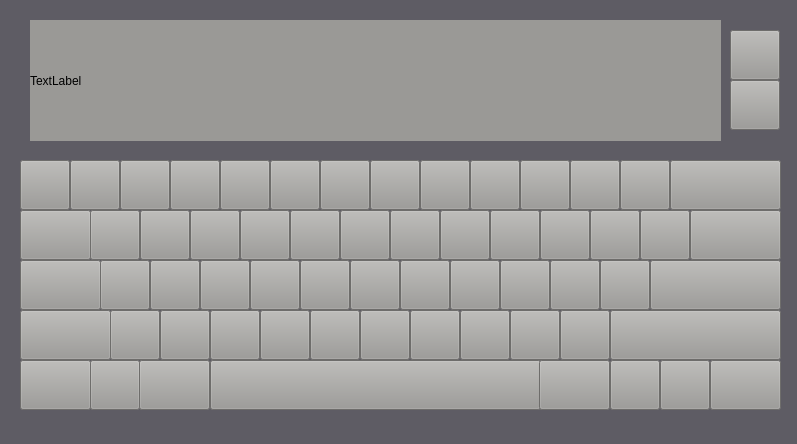
<?xml version="1.0" encoding="UTF-8"?>
<ui version="4.0">
 <class>MainWindow</class>
 <widget class="QMainWindow" name="MainWindow">
  <property name="geometry">
   <rect>
    <x>0</x>
    <y>0</y>
    <width>797</width>
    <height>444</height>
   </rect>
  </property>
  <property name="windowTitle">
   <string>MainWindow</string>
  </property>
  <property name="styleSheet">
   <string notr="true">background-color: rgb(94, 92, 100);</string>
  </property>
  <widget class="QWidget" name="centralwidget">
   <widget class="QPushButton" name="pushButton">
    <property name="geometry">
     <rect>
      <x>20</x>
      <y>160</y>
      <width>50</width>
      <height>50</height>
     </rect>
    </property>
    <property name="styleSheet">
     <string notr="true">background-color: rgb(154, 153, 150);</string>
    </property>
    <property name="text">
     <string/>
    </property>
   </widget>
   <widget class="QPushButton" name="pushButton_62">
    <property name="geometry">
     <rect>
      <x>730</x>
      <y>80</y>
      <width>50</width>
      <height>50</height>
     </rect>
    </property>
    <property name="styleSheet">
     <string notr="true">background-color: rgb(154, 153, 150);</string>
    </property>
    <property name="text">
     <string/>
    </property>
   </widget>
   <widget class="QPushButton" name="pushButton_63">
    <property name="geometry">
     <rect>
      <x>730</x>
      <y>30</y>
      <width>50</width>
      <height>50</height>
     </rect>
    </property>
    <property name="styleSheet">
     <string notr="true">background-color: rgb(154, 153, 150);</string>
    </property>
    <property name="text">
     <string/>
    </property>
   </widget>
   <widget class="QPushButton" name="pushButton_2">
    <property name="geometry">
     <rect>
      <x>70</x>
      <y>160</y>
      <width>50</width>
      <height>50</height>
     </rect>
    </property>
    <property name="styleSheet">
     <string notr="true">background-color: rgb(154, 153, 150);</string>
    </property>
    <property name="text">
     <string/>
    </property>
   </widget>
   <widget class="QPushButton" name="pushButton_3">
    <property name="geometry">
     <rect>
      <x>120</x>
      <y>160</y>
      <width>50</width>
      <height>50</height>
     </rect>
    </property>
    <property name="styleSheet">
     <string notr="true">background-color: rgb(154, 153, 150);</string>
    </property>
    <property name="text">
     <string/>
    </property>
   </widget>
   <widget class="QPushButton" name="pushButton_4">
    <property name="geometry">
     <rect>
      <x>170</x>
      <y>160</y>
      <width>50</width>
      <height>50</height>
     </rect>
    </property>
    <property name="styleSheet">
     <string notr="true">background-color: rgb(154, 153, 150);</string>
    </property>
    <property name="text">
     <string/>
    </property>
   </widget>
   <widget class="QPushButton" name="pushButton_5">
    <property name="geometry">
     <rect>
      <x>220</x>
      <y>160</y>
      <width>50</width>
      <height>50</height>
     </rect>
    </property>
    <property name="styleSheet">
     <string notr="true">background-color: rgb(154, 153, 150);</string>
    </property>
    <property name="text">
     <string/>
    </property>
   </widget>
   <widget class="QPushButton" name="pushButton_6">
    <property name="geometry">
     <rect>
      <x>320</x>
      <y>160</y>
      <width>50</width>
      <height>50</height>
     </rect>
    </property>
    <property name="styleSheet">
     <string notr="true">background-color: rgb(154, 153, 150);</string>
    </property>
    <property name="text">
     <string/>
    </property>
   </widget>
   <widget class="QPushButton" name="pushButton_7">
    <property name="geometry">
     <rect>
      <x>270</x>
      <y>160</y>
      <width>50</width>
      <height>50</height>
     </rect>
    </property>
    <property name="styleSheet">
     <string notr="true">background-color: rgb(154, 153, 150);</string>
    </property>
    <property name="text">
     <string/>
    </property>
   </widget>
   <widget class="QPushButton" name="pushButton_8">
    <property name="geometry">
     <rect>
      <x>370</x>
      <y>160</y>
      <width>50</width>
      <height>50</height>
     </rect>
    </property>
    <property name="styleSheet">
     <string notr="true">background-color: rgb(154, 153, 150);</string>
    </property>
    <property name="text">
     <string/>
    </property>
   </widget>
   <widget class="QPushButton" name="pushButton_9">
    <property name="geometry">
     <rect>
      <x>420</x>
      <y>160</y>
      <width>50</width>
      <height>50</height>
     </rect>
    </property>
    <property name="styleSheet">
     <string notr="true">background-color: rgb(154, 153, 150);</string>
    </property>
    <property name="text">
     <string/>
    </property>
   </widget>
   <widget class="QPushButton" name="pushButton_10">
    <property name="geometry">
     <rect>
      <x>670</x>
      <y>160</y>
      <width>111</width>
      <height>50</height>
     </rect>
    </property>
    <property name="styleSheet">
     <string notr="true">background-color: rgb(154, 153, 150);</string>
    </property>
    <property name="text">
     <string/>
    </property>
   </widget>
   <widget class="QPushButton" name="pushButton_11">
    <property name="geometry">
     <rect>
      <x>520</x>
      <y>160</y>
      <width>50</width>
      <height>50</height>
     </rect>
    </property>
    <property name="styleSheet">
     <string notr="true">background-color: rgb(154, 153, 150);</string>
    </property>
    <property name="text">
     <string/>
    </property>
   </widget>
   <widget class="QPushButton" name="pushButton_12">
    <property name="geometry">
     <rect>
      <x>470</x>
      <y>160</y>
      <width>50</width>
      <height>50</height>
     </rect>
    </property>
    <property name="styleSheet">
     <string notr="true">background-color: rgb(154, 153, 150);</string>
    </property>
    <property name="text">
     <string/>
    </property>
   </widget>
   <widget class="QPushButton" name="pushButton_13">
    <property name="geometry">
     <rect>
      <x>620</x>
      <y>160</y>
      <width>50</width>
      <height>50</height>
     </rect>
    </property>
    <property name="styleSheet">
     <string notr="true">background-color: rgb(154, 153, 150);</string>
    </property>
    <property name="text">
     <string/>
    </property>
   </widget>
   <widget class="QPushButton" name="pushButton_14">
    <property name="geometry">
     <rect>
      <x>570</x>
      <y>160</y>
      <width>50</width>
      <height>50</height>
     </rect>
    </property>
    <property name="styleSheet">
     <string notr="true">background-color: rgb(154, 153, 150);</string>
    </property>
    <property name="text">
     <string/>
    </property>
   </widget>
   <widget class="QPushButton" name="pushButton_15">
    <property name="geometry">
     <rect>
      <x>640</x>
      <y>210</y>
      <width>50</width>
      <height>50</height>
     </rect>
    </property>
    <property name="styleSheet">
     <string notr="true">background-color: rgb(154, 153, 150);</string>
    </property>
    <property name="text">
     <string/>
    </property>
   </widget>
   <widget class="QPushButton" name="pushButton_16">
    <property name="geometry">
     <rect>
      <x>490</x>
      <y>210</y>
      <width>50</width>
      <height>50</height>
     </rect>
    </property>
    <property name="styleSheet">
     <string notr="true">background-color: rgb(154, 153, 150);</string>
    </property>
    <property name="text">
     <string/>
    </property>
   </widget>
   <widget class="QPushButton" name="pushButton_17">
    <property name="geometry">
     <rect>
      <x>240</x>
      <y>210</y>
      <width>50</width>
      <height>50</height>
     </rect>
    </property>
    <property name="styleSheet">
     <string notr="true">background-color: rgb(154, 153, 150);</string>
    </property>
    <property name="text">
     <string/>
    </property>
   </widget>
   <widget class="QPushButton" name="pushButton_18">
    <property name="geometry">
     <rect>
      <x>690</x>
      <y>210</y>
      <width>91</width>
      <height>50</height>
     </rect>
    </property>
    <property name="styleSheet">
     <string notr="true">background-color: rgb(154, 153, 150);</string>
    </property>
    <property name="text">
     <string/>
    </property>
   </widget>
   <widget class="QPushButton" name="pushButton_19">
    <property name="geometry">
     <rect>
      <x>90</x>
      <y>210</y>
      <width>50</width>
      <height>50</height>
     </rect>
    </property>
    <property name="styleSheet">
     <string notr="true">background-color: rgb(154, 153, 150);</string>
    </property>
    <property name="text">
     <string/>
    </property>
   </widget>
   <widget class="QPushButton" name="pushButton_20">
    <property name="geometry">
     <rect>
      <x>590</x>
      <y>210</y>
      <width>50</width>
      <height>50</height>
     </rect>
    </property>
    <property name="styleSheet">
     <string notr="true">background-color: rgb(154, 153, 150);</string>
    </property>
    <property name="text">
     <string/>
    </property>
   </widget>
   <widget class="QPushButton" name="pushButton_21">
    <property name="geometry">
     <rect>
      <x>20</x>
      <y>210</y>
      <width>71</width>
      <height>50</height>
     </rect>
    </property>
    <property name="styleSheet">
     <string notr="true">background-color: rgb(154, 153, 150);</string>
    </property>
    <property name="text">
     <string/>
    </property>
   </widget>
   <widget class="QPushButton" name="pushButton_22">
    <property name="geometry">
     <rect>
      <x>390</x>
      <y>210</y>
      <width>50</width>
      <height>50</height>
     </rect>
    </property>
    <property name="styleSheet">
     <string notr="true">background-color: rgb(154, 153, 150);</string>
    </property>
    <property name="text">
     <string/>
    </property>
   </widget>
   <widget class="QPushButton" name="pushButton_23">
    <property name="geometry">
     <rect>
      <x>540</x>
      <y>210</y>
      <width>50</width>
      <height>50</height>
     </rect>
    </property>
    <property name="styleSheet">
     <string notr="true">background-color: rgb(154, 153, 150);</string>
    </property>
    <property name="text">
     <string/>
    </property>
   </widget>
   <widget class="QPushButton" name="pushButton_24">
    <property name="geometry">
     <rect>
      <x>440</x>
      <y>210</y>
      <width>50</width>
      <height>50</height>
     </rect>
    </property>
    <property name="styleSheet">
     <string notr="true">background-color: rgb(154, 153, 150);</string>
    </property>
    <property name="text">
     <string/>
    </property>
   </widget>
   <widget class="QPushButton" name="pushButton_25">
    <property name="geometry">
     <rect>
      <x>190</x>
      <y>210</y>
      <width>50</width>
      <height>50</height>
     </rect>
    </property>
    <property name="styleSheet">
     <string notr="true">background-color: rgb(154, 153, 150);</string>
    </property>
    <property name="text">
     <string/>
    </property>
   </widget>
   <widget class="QPushButton" name="pushButton_26">
    <property name="geometry">
     <rect>
      <x>140</x>
      <y>210</y>
      <width>50</width>
      <height>50</height>
     </rect>
    </property>
    <property name="styleSheet">
     <string notr="true">background-color: rgb(154, 153, 150);</string>
    </property>
    <property name="text">
     <string/>
    </property>
   </widget>
   <widget class="QPushButton" name="pushButton_27">
    <property name="geometry">
     <rect>
      <x>290</x>
      <y>210</y>
      <width>50</width>
      <height>50</height>
     </rect>
    </property>
    <property name="styleSheet">
     <string notr="true">background-color: rgb(154, 153, 150);</string>
    </property>
    <property name="text">
     <string/>
    </property>
   </widget>
   <widget class="QPushButton" name="pushButton_28">
    <property name="geometry">
     <rect>
      <x>340</x>
      <y>210</y>
      <width>50</width>
      <height>50</height>
     </rect>
    </property>
    <property name="styleSheet">
     <string notr="true">background-color: rgb(154, 153, 150);</string>
    </property>
    <property name="text">
     <string/>
    </property>
   </widget>
   <widget class="QPushButton" name="pushButton_29">
    <property name="geometry">
     <rect>
      <x>450</x>
      <y>260</y>
      <width>50</width>
      <height>50</height>
     </rect>
    </property>
    <property name="styleSheet">
     <string notr="true">background-color: rgb(154, 153, 150);</string>
    </property>
    <property name="text">
     <string/>
    </property>
   </widget>
   <widget class="QPushButton" name="pushButton_30">
    <property name="geometry">
     <rect>
      <x>100</x>
      <y>260</y>
      <width>50</width>
      <height>50</height>
     </rect>
    </property>
    <property name="styleSheet">
     <string notr="true">background-color: rgb(154, 153, 150);</string>
    </property>
    <property name="text">
     <string/>
    </property>
   </widget>
   <widget class="QPushButton" name="pushButton_32">
    <property name="geometry">
     <rect>
      <x>20</x>
      <y>260</y>
      <width>81</width>
      <height>50</height>
     </rect>
    </property>
    <property name="styleSheet">
     <string notr="true">background-color: rgb(154, 153, 150);</string>
    </property>
    <property name="text">
     <string/>
    </property>
   </widget>
   <widget class="QPushButton" name="pushButton_33">
    <property name="geometry">
     <rect>
      <x>600</x>
      <y>260</y>
      <width>50</width>
      <height>50</height>
     </rect>
    </property>
    <property name="styleSheet">
     <string notr="true">background-color: rgb(154, 153, 150);</string>
    </property>
    <property name="text">
     <string/>
    </property>
   </widget>
   <widget class="QPushButton" name="pushButton_34">
    <property name="geometry">
     <rect>
      <x>200</x>
      <y>260</y>
      <width>50</width>
      <height>50</height>
     </rect>
    </property>
    <property name="styleSheet">
     <string notr="true">background-color: rgb(154, 153, 150);</string>
    </property>
    <property name="text">
     <string/>
    </property>
   </widget>
   <widget class="QPushButton" name="pushButton_35">
    <property name="geometry">
     <rect>
      <x>250</x>
      <y>260</y>
      <width>50</width>
      <height>50</height>
     </rect>
    </property>
    <property name="styleSheet">
     <string notr="true">background-color: rgb(154, 153, 150);</string>
    </property>
    <property name="text">
     <string/>
    </property>
   </widget>
   <widget class="QPushButton" name="pushButton_36">
    <property name="geometry">
     <rect>
      <x>550</x>
      <y>260</y>
      <width>50</width>
      <height>50</height>
     </rect>
    </property>
    <property name="styleSheet">
     <string notr="true">background-color: rgb(154, 153, 150);</string>
    </property>
    <property name="text">
     <string/>
    </property>
   </widget>
   <widget class="QPushButton" name="pushButton_37">
    <property name="geometry">
     <rect>
      <x>150</x>
      <y>260</y>
      <width>50</width>
      <height>50</height>
     </rect>
    </property>
    <property name="styleSheet">
     <string notr="true">background-color: rgb(154, 153, 150);</string>
    </property>
    <property name="text">
     <string/>
    </property>
   </widget>
   <widget class="QPushButton" name="pushButton_38">
    <property name="geometry">
     <rect>
      <x>400</x>
      <y>260</y>
      <width>50</width>
      <height>50</height>
     </rect>
    </property>
    <property name="styleSheet">
     <string notr="true">background-color: rgb(154, 153, 150);</string>
    </property>
    <property name="text">
     <string/>
    </property>
   </widget>
   <widget class="QPushButton" name="pushButton_39">
    <property name="geometry">
     <rect>
      <x>500</x>
      <y>260</y>
      <width>50</width>
      <height>50</height>
     </rect>
    </property>
    <property name="styleSheet">
     <string notr="true">background-color: rgb(154, 153, 150);</string>
    </property>
    <property name="text">
     <string/>
    </property>
   </widget>
   <widget class="QPushButton" name="pushButton_40">
    <property name="geometry">
     <rect>
      <x>300</x>
      <y>260</y>
      <width>50</width>
      <height>50</height>
     </rect>
    </property>
    <property name="styleSheet">
     <string notr="true">background-color: rgb(154, 153, 150);</string>
    </property>
    <property name="text">
     <string/>
    </property>
   </widget>
   <widget class="QPushButton" name="pushButton_41">
    <property name="geometry">
     <rect>
      <x>350</x>
      <y>260</y>
      <width>50</width>
      <height>50</height>
     </rect>
    </property>
    <property name="styleSheet">
     <string notr="true">background-color: rgb(154, 153, 150);</string>
    </property>
    <property name="text">
     <string/>
    </property>
   </widget>
   <widget class="QPushButton" name="pushButton_42">
    <property name="geometry">
     <rect>
      <x>650</x>
      <y>260</y>
      <width>131</width>
      <height>50</height>
     </rect>
    </property>
    <property name="styleSheet">
     <string notr="true">background-color: rgb(154, 153, 150);</string>
    </property>
    <property name="text">
     <string/>
    </property>
   </widget>
   <widget class="QPushButton" name="pushButton_31">
    <property name="geometry">
     <rect>
      <x>110</x>
      <y>310</y>
      <width>50</width>
      <height>50</height>
     </rect>
    </property>
    <property name="styleSheet">
     <string notr="true">background-color: rgb(154, 153, 150);</string>
    </property>
    <property name="text">
     <string/>
    </property>
   </widget>
   <widget class="QPushButton" name="pushButton_44">
    <property name="geometry">
     <rect>
      <x>460</x>
      <y>310</y>
      <width>50</width>
      <height>50</height>
     </rect>
    </property>
    <property name="styleSheet">
     <string notr="true">background-color: rgb(154, 153, 150);</string>
    </property>
    <property name="text">
     <string/>
    </property>
   </widget>
   <widget class="QPushButton" name="pushButton_45">
    <property name="geometry">
     <rect>
      <x>410</x>
      <y>310</y>
      <width>50</width>
      <height>50</height>
     </rect>
    </property>
    <property name="styleSheet">
     <string notr="true">background-color: rgb(154, 153, 150);</string>
    </property>
    <property name="text">
     <string/>
    </property>
   </widget>
   <widget class="QPushButton" name="pushButton_46">
    <property name="geometry">
     <rect>
      <x>560</x>
      <y>310</y>
      <width>50</width>
      <height>50</height>
     </rect>
    </property>
    <property name="styleSheet">
     <string notr="true">background-color: rgb(154, 153, 150);</string>
    </property>
    <property name="text">
     <string/>
    </property>
   </widget>
   <widget class="QPushButton" name="pushButton_47">
    <property name="geometry">
     <rect>
      <x>210</x>
      <y>310</y>
      <width>50</width>
      <height>50</height>
     </rect>
    </property>
    <property name="styleSheet">
     <string notr="true">background-color: rgb(154, 153, 150);</string>
    </property>
    <property name="text">
     <string/>
    </property>
   </widget>
   <widget class="QPushButton" name="pushButton_48">
    <property name="geometry">
     <rect>
      <x>260</x>
      <y>310</y>
      <width>50</width>
      <height>50</height>
     </rect>
    </property>
    <property name="styleSheet">
     <string notr="true">background-color: rgb(154, 153, 150);</string>
    </property>
    <property name="text">
     <string/>
    </property>
   </widget>
   <widget class="QPushButton" name="pushButton_49">
    <property name="geometry">
     <rect>
      <x>20</x>
      <y>310</y>
      <width>91</width>
      <height>50</height>
     </rect>
    </property>
    <property name="styleSheet">
     <string notr="true">background-color: rgb(154, 153, 150);</string>
    </property>
    <property name="text">
     <string/>
    </property>
   </widget>
   <widget class="QPushButton" name="pushButton_50">
    <property name="geometry">
     <rect>
      <x>310</x>
      <y>310</y>
      <width>50</width>
      <height>50</height>
     </rect>
    </property>
    <property name="styleSheet">
     <string notr="true">background-color: rgb(154, 153, 150);</string>
    </property>
    <property name="text">
     <string/>
    </property>
   </widget>
   <widget class="QPushButton" name="pushButton_51">
    <property name="geometry">
     <rect>
      <x>510</x>
      <y>310</y>
      <width>50</width>
      <height>50</height>
     </rect>
    </property>
    <property name="styleSheet">
     <string notr="true">background-color: rgb(154, 153, 150);</string>
    </property>
    <property name="text">
     <string/>
    </property>
   </widget>
   <widget class="QPushButton" name="pushButton_52">
    <property name="geometry">
     <rect>
      <x>160</x>
      <y>310</y>
      <width>50</width>
      <height>50</height>
     </rect>
    </property>
    <property name="styleSheet">
     <string notr="true">background-color: rgb(154, 153, 150);</string>
    </property>
    <property name="text">
     <string/>
    </property>
   </widget>
   <widget class="QPushButton" name="pushButton_53">
    <property name="geometry">
     <rect>
      <x>360</x>
      <y>310</y>
      <width>50</width>
      <height>50</height>
     </rect>
    </property>
    <property name="styleSheet">
     <string notr="true">background-color: rgb(154, 153, 150);</string>
    </property>
    <property name="text">
     <string/>
    </property>
   </widget>
   <widget class="QPushButton" name="pushButton_54">
    <property name="geometry">
     <rect>
      <x>610</x>
      <y>310</y>
      <width>171</width>
      <height>50</height>
     </rect>
    </property>
    <property name="styleSheet">
     <string notr="true">background-color: rgb(154, 153, 150);</string>
    </property>
    <property name="text">
     <string/>
    </property>
   </widget>
   <widget class="QPushButton" name="pushButton_43">
    <property name="geometry">
     <rect>
      <x>90</x>
      <y>360</y>
      <width>50</width>
      <height>50</height>
     </rect>
    </property>
    <property name="styleSheet">
     <string notr="true">background-color: rgb(154, 153, 150);</string>
    </property>
    <property name="text">
     <string/>
    </property>
   </widget>
   <widget class="QPushButton" name="pushButton_56">
    <property name="geometry">
     <rect>
      <x>139</x>
      <y>360</y>
      <width>71</width>
      <height>50</height>
     </rect>
    </property>
    <property name="styleSheet">
     <string notr="true">background-color: rgb(154, 153, 150);</string>
    </property>
    <property name="text">
     <string/>
    </property>
   </widget>
   <widget class="QPushButton" name="pushButton_57">
    <property name="geometry">
     <rect>
      <x>210</x>
      <y>360</y>
      <width>331</width>
      <height>50</height>
     </rect>
    </property>
    <property name="styleSheet">
     <string notr="true">background-color: rgb(154, 153, 150);</string>
    </property>
    <property name="text">
     <string/>
    </property>
   </widget>
   <widget class="QPushButton" name="pushButton_59">
    <property name="geometry">
     <rect>
      <x>539</x>
      <y>360</y>
      <width>71</width>
      <height>50</height>
     </rect>
    </property>
    <property name="styleSheet">
     <string notr="true">background-color: rgb(154, 153, 150);</string>
    </property>
    <property name="text">
     <string/>
    </property>
   </widget>
   <widget class="QPushButton" name="pushButton_60">
    <property name="geometry">
     <rect>
      <x>20</x>
      <y>360</y>
      <width>71</width>
      <height>50</height>
     </rect>
    </property>
    <property name="styleSheet">
     <string notr="true">background-color: rgb(154, 153, 150);</string>
    </property>
    <property name="text">
     <string/>
    </property>
   </widget>
   <widget class="QPushButton" name="pushButton_61">
    <property name="geometry">
     <rect>
      <x>710</x>
      <y>360</y>
      <width>71</width>
      <height>50</height>
     </rect>
    </property>
    <property name="styleSheet">
     <string notr="true">background-color: rgb(154, 153, 150);</string>
    </property>
    <property name="text">
     <string/>
    </property>
   </widget>
   <widget class="QPushButton" name="pushButton_64">
    <property name="geometry">
     <rect>
      <x>660</x>
      <y>360</y>
      <width>50</width>
      <height>50</height>
     </rect>
    </property>
    <property name="styleSheet">
     <string notr="true">background-color: rgb(154, 153, 150);</string>
    </property>
    <property name="text">
     <string/>
    </property>
   </widget>
   <widget class="QPushButton" name="pushButton_65">
    <property name="geometry">
     <rect>
      <x>610</x>
      <y>360</y>
      <width>50</width>
      <height>50</height>
     </rect>
    </property>
    <property name="styleSheet">
     <string notr="true">background-color: rgb(154, 153, 150);</string>
    </property>
    <property name="text">
     <string/>
    </property>
   </widget>
   <widget class="QLabel" name="label">
    <property name="geometry">
     <rect>
      <x>30</x>
      <y>20</y>
      <width>691</width>
      <height>121</height>
     </rect>
    </property>
    <property name="styleSheet">
     <string notr="true">background-color: rgb(154, 153, 150);</string>
    </property>
    <property name="text">
     <string>TextLabel</string>
    </property>
   </widget>
  </widget>
  <widget class="QStatusBar" name="statusbar"/>
 </widget>
 <resources/>
 <connections/>
</ui>
